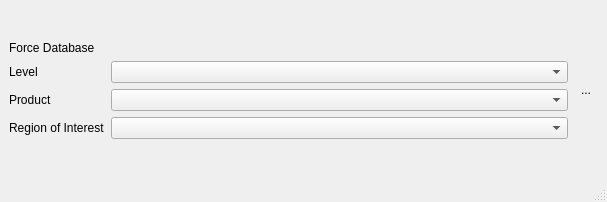
<?xml version="1.0" encoding="UTF-8"?>
<ui version="4.0">
 <class>MainWindow</class>
 <widget class="QMainWindow" name="MainWindow">
  <property name="geometry">
   <rect>
    <x>0</x>
    <y>0</y>
    <width>607</width>
    <height>202</height>
   </rect>
  </property>
  <property name="sizePolicy">
   <sizepolicy hsizetype="Preferred" vsizetype="Preferred">
    <horstretch>0</horstretch>
    <verstretch>0</verstretch>
   </sizepolicy>
  </property>
  <property name="windowTitle">
   <string>Open FORCE Output as Mosaik</string>
  </property>
  <widget class="QWidget" name="centralwidget">
   <layout class="QVBoxLayout" name="verticalLayout">
    <item>
     <layout class="QHBoxLayout" name="horizontalLayout">
      <item>
       <layout class="QFormLayout" name="formLayout">
        <item row="0" column="0">
         <widget class="QLabel" name="label_15">
          <property name="text">
           <string>Force Database</string>
          </property>
         </widget>
        </item>
        <item row="0" column="1">
         <widget class="UiDB" name="uiDB_" native="true"/>
        </item>
        <item row="1" column="0">
         <widget class="QLabel" name="label_16">
          <property name="text">
           <string>Level</string>
          </property>
         </widget>
        </item>
        <item row="2" column="0">
         <widget class="QLabel" name="label_18">
          <property name="text">
           <string>Product</string>
          </property>
         </widget>
        </item>
        <item row="3" column="0">
         <widget class="QLabel" name="label_19">
          <property name="text">
           <string>Region of Interest</string>
          </property>
         </widget>
        </item>
        <item row="3" column="1">
         <widget class="QgsMapLayerComboBox" name="uiMap_">
          <property name="currentIndex">
           <number>-1</number>
          </property>
          <property name="allowEmptyLayer">
           <bool>true</bool>
          </property>
         </widget>
        </item>
        <item row="1" column="1">
         <layout class="QHBoxLayout" name="uiLevelLayout_">
          <item>
           <widget class="QComboBox" name="uiLevel_">
            <property name="sizePolicy">
             <sizepolicy hsizetype="Expanding" vsizetype="Preferred">
              <horstretch>0</horstretch>
              <verstretch>0</verstretch>
             </sizepolicy>
            </property>
           </widget>
          </item>
         </layout>
        </item>
        <item row="2" column="1">
         <layout class="QHBoxLayout" name="uiProductLayout_">
          <item>
           <widget class="QComboBox" name="uiProduct_">
            <property name="sizePolicy">
             <sizepolicy hsizetype="Expanding" vsizetype="Preferred">
              <horstretch>0</horstretch>
              <verstretch>0</verstretch>
             </sizepolicy>
            </property>
           </widget>
          </item>
         </layout>
        </item>
       </layout>
      </item>
      <item>
       <widget class="QToolButton" name="uiExecute_">
        <property name="text">
         <string>...</string>
        </property>
        <property name="icon">
         <iconset resource="../../../../../QGIS-master/images/images.qrc">
          <normaloff>:/images/themes/default/propertyicons/action.svg</normaloff>:/images/themes/default/propertyicons/action.svg</iconset>
        </property>
        <property name="iconSize">
         <size>
          <width>50</width>
          <height>50</height>
         </size>
        </property>
        <property name="autoRaise">
         <bool>true</bool>
        </property>
       </widget>
      </item>
     </layout>
    </item>
   </layout>
  </widget>
  <widget class="QMenuBar" name="menubar">
   <property name="geometry">
    <rect>
     <x>0</x>
     <y>0</y>
     <width>607</width>
     <height>26</height>
    </rect>
   </property>
  </widget>
  <widget class="QStatusBar" name="statusbar"/>
 </widget>
 <customwidgets>
  <customwidget>
   <class>QgsMapLayerComboBox</class>
   <extends>QComboBox</extends>
   <header>qgsmaplayercombobox.h</header>
  </customwidget>
  <customwidget>
   <class>UiDB</class>
   <extends>QWidget</extends>
   <header>enmapboxapplications.forceapp.core</header>
   <container>1</container>
  </customwidget>
 </customwidgets>
 <resources>
  <include location="../../../../../QGIS-master/images/images.qrc"/>
 </resources>
 <connections/>
</ui>
